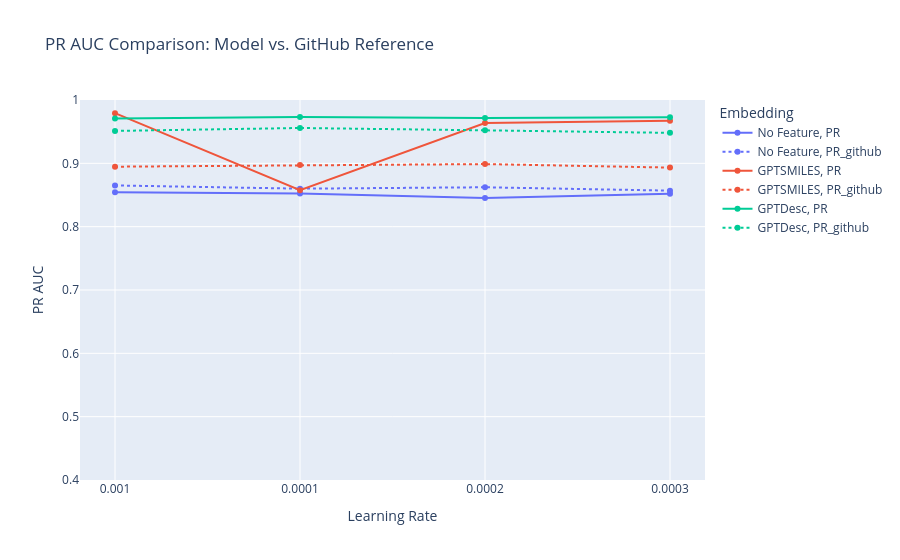

Notebook cell for this chart:
### Code cell
import plotly.express as px
import pandas as pd

# Prepare PR_github for plotting
PR_github_long = PR_github.melt(id_vars='Embedding', var_name='Learning Rate', value_name='PR_AUC')
PR_github_long['Source'] = 'PR_github'

# Prepare PR for plotting
PR_long = PR.melt(id_vars='Embedding', var_name='Learning Rate', value_name='PR_AUC')
PR_long['Source'] = 'PR'

# Combine both for plotting
plot_df_pr = pd.concat([PR_long, PR_github_long], ignore_index=True)

fig = px.line(
    plot_df_pr,
    x='Learning Rate',
    y='PR_AUC',
    color='Embedding',
    line_dash='Source',
    markers=True,
    title='PR AUC Comparison: Model vs. GitHub Reference',
    hover_data=['Source']
)
fig.update_layout(
    yaxis=dict(range=[0.4, 1]),
    xaxis_title='Learning Rate',
    yaxis_title='PR AUC',
    legend_title_text='Embedding'
)
fig.show()

### Figure 1 — Plotly figure (JSON) as saved in the notebook; plotly's stock layout.template omitted (floating-point values rounded to 4 significant figures)
{"data": [{"customdata": [["PR"], ["PR"], ["PR"], ["PR"]], "hovertemplate": "Embedding=No Feature<br>Source=%{customdata[0]}<br>Learning Rate=%{x}<br>PR_AUC=%{y}<extra></extra>", "legendgroup": "No Feature, PR", "line": {"color": "#636efa", "dash": "solid"}, "marker": {"symbol": "circle"}, "mode": "lines+markers", "name": "No Feature, PR", "orientation": "v", "showlegend": true, "type": "scatter", "x": ["0.001", "0.0001", "0.0002", "0.0003"], "xaxis": "x", "y": [0.8543, 0.8525, 0.8454, 0.8521], "yaxis": "y"}, {"customdata": [["PR_github"], ["PR_github"], ["PR_github"], ["PR_github"]], "hovertemplate": "Embedding=No Feature<br>Source=%{customdata[0]}<br>Learning Rate=%{x}<br>PR_AUC=%{y}<extra></extra>", "legendgroup": "No Feature, PR_github", "line": {"color": "#636efa", "dash": "dot"}, "marker": {"symbol": "circle"}, "mode": "lines+markers", "name": "No Feature, PR_github", "orientation": "v", "showlegend": true, "type": "scatter", "x": ["0.001", "0.0001", "0.0002", "0.0003"], "xaxis": "x", "y": [0.8651, 0.86, 0.8622, 0.8569], "yaxis": "y"}, {"customdata": [["PR"], ["PR"], ["PR"], ["PR"]], "hovertemplate": "Embedding=GPTSMILES<br>Source=%{customdata[0]}<br>Learning Rate=%{x}<br>PR_AUC=%{y}<extra></extra>", "legendgroup": "GPTSMILES, PR", "line": {"color": "#EF553B", "dash": "solid"}, "marker": {"symbol": "circle"}, "mode": "lines+markers", "name": "GPTSMILES, PR", "orientation": "v", "showlegend": true, "type": "scatter", "x": ["0.001", "0.0001", "0.0002", "0.0003"], "xaxis": "x", "y": [0.9792, 0.8575, 0.9637, 0.9671], "yaxis": "y"}, {"customdata": [["PR_github"], ["PR_github"], ["PR_github"], ["PR_github"]], "hovertemplate": "Embedding=GPTSMILES<br>Source=%{customdata[0]}<br>Learning Rate=%{x}<br>PR_AUC=%{y}<extra></extra>", "legendgroup": "GPTSMILES, PR_github", "line": {"color": "#EF553B", "dash": "dot"}, "marker": {"symbol": "circle"}, "mode": "lines+markers", "name": "GPTSMILES, PR_github", "orientation": "v", "showlegend": true, "type": "scatter", "x": ["0.001", "0.0001", "0.0002", "0.0003"], "xaxis": "x", "y": [0.8947, 0.8972, 0.8988, 0.8933], "yaxis": "y"}, {"customdata": [["PR"], ["PR"], ["PR"], ["PR"]], "hovertemplate": "Embedding=GPTDesc<br>Source=%{customdata[0]}<br>Learning Rate=%{x}<br>PR_AUC=%{y}<extra></extra>", "legendgroup": "GPTDesc, PR", "line": {"color": "#00cc96", "dash": "solid"}, "marker": {"symbol": "circle"}, "mode": "lines+markers", "name": "GPTDesc, PR", "orientation": "v", "showlegend": true, "type": "scatter", "x": ["0.001", "0.0001", "0.0002", "0.0003"], "xaxis": "x", "y": [0.9707, 0.9731, 0.9717, 0.9726], "yaxis": "y"}, {"customdata": [["PR_github"], ["PR_github"], ["PR_github"], ["PR_github"]], "hovertemplate": "Embedding=GPTDesc<br>Source=%{customdata[0]}<br>Learning Rate=%{x}<br>PR_AUC=%{y}<extra></extra>", "legendgroup": "GPTDesc, PR_github", "line": {"color": "#00cc96", "dash": "dot"}, "marker": {"symbol": "circle"}, "mode": "lines+markers", "name": "GPTDesc, PR_github", "orientation": "v", "showlegend": true, "type": "scatter", "x": ["0.001", "0.0001", "0.0002", "0.0003"], "xaxis": "x", "y": [0.9512, 0.9558, 0.9521, 0.9481], "yaxis": "y"}], "layout": {"legend": {"title": {"text": "Embedding"}, "tracegroupgap": 0}, "title": {"text": "PR AUC Comparison: Model vs. GitHub Reference"}, "xaxis": {"anchor": "y", "domain": [0, 1], "title": {"text": "Learning Rate"}}, "yaxis": {"anchor": "x", "domain": [0, 1], "range": [0.4, 1], "title": {"text": "PR AUC"}}}}
